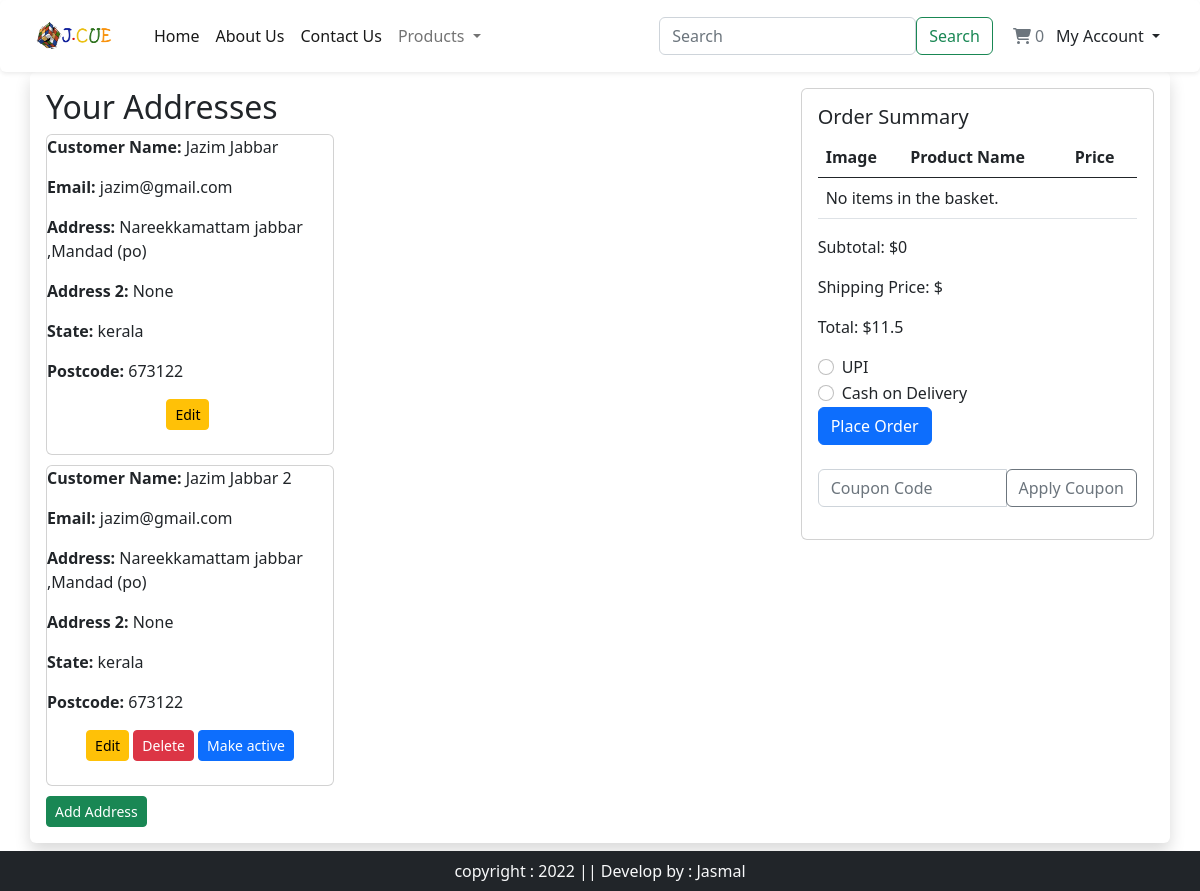
The page /payment/payment/address/ (signed in) on the database its author committed.
### payment/models.py (models this page shows, shortened)
class Address(models.Model):
    user = models.ForeignKey(User, on_delete=models.CASCADE)
    full_name = models.CharField(max_length=50, null=True, blank=True)
    address1 = models.CharField(max_length=250, null=True, blank=True)
    address2 = models.CharField(max_length=250, null=True, blank=True)
    city = models.CharField(max_length=100, null=True, blank=True)
    phone = models.CharField(max_length=100, null=True, blank=True)
    post_code = models.CharField(max_length=20, null=True, blank=True)
    flag = models.BooleanField(default=False)
    class Meta:
        verbose_name_plural = "Addresses"

### basket/models.py (models this page shows, shortened)
class Cart(models.Model):
    user = models.OneToOneField(User, on_delete=models.CASCADE)
    items = models.ManyToManyField(CartItem)
    def get_total_price(self):
        subtotal = self.get_subtotal_price()
        shipping_price = Decimal(str(self.get_shipping_price()))  # Convert to Decimal
        total = subtotal + shipping_price
        print(f"Cart total: {total}")
        return total
    def get_subtotal_price(self):
        subtotal = sum(item.subtotal_price for item in self.items.all())
        print(f"Calculated subtotal: {subtotal}")
        return subtotal
    def get_shipping_price(self):
        return Decimal('11.5')

### payment/views.py (the view, shortened to what this page needs)
# urls.py: path('payment/address/', BasketView, name='basket_view'),
@login_required
def BasketView(request):
    billing_address = Address.objects.filter(user=request.user)
    return render(request, "payment/address.html", {"billing_address": billing_address})

### acount/context_processor.py (called while the page is built)
def categories(request):
    cat = Category.objects.all()
    return {'cat': cat}

### basket/basket.py (called while the page is built)
    def restore_session_data(self):
        if self.user.is_authenticated:
            print(f"User: {self.user}")
            cart, created = Cart.objects.get_or_create(user=self.user)
            self.user.cart = cart  # Associate the Cart instance with the user
            print(f"User Cart: {self.user.cart}")

    def get_total_price(self):
        if self.user.is_authenticated:
            return self.user.cart.get_total_price()
        else:
            return sum(
                Decimal(item["price"]) * item["qty"] for item in self.basket.values()
            )

    def get_subtotal_price(self):
        if self.user.is_authenticated:
            return self.user.cart.get_subtotal_price()
        else:
            return sum(
                Decimal(item["price"]) * item["qty"] for item in self.basket.values()
            )

    @property
    def items(self):
        if self.user:
            return CartItem.objects.filter(user=self.user)
        else:
            return []

    def __len__(self):
        return len(self.items)

### basket/context_processors.py (called while the page is built)
def basket(request):
    return {'basket':Basket(request)}

### templates/payment/address.html (shortened to what this page needs)
{% extends "app/base.html" %}
{% load static %}
{% block main-content %}
<div class="container shadow p-3 mb-5 bg-white rounded">
  <div class="row">
    <div class="col-md-8">
      <h2>Your Addresses</h2>
      <div class="col-md-12">
        {% for address in billing_address %}
        <div class="card d-flex justify-content-between align-items-center" style="width: 18rem; margin-bottom: 10px;">
          <div>
            <p><strong>Customer Name:</strong> {{ address.full_name }}</p>
            <p><strong>Email:</strong> {{ address.user.email }}</p>
            <p><strong>Address:</strong> {{ address.address1 }}</p>
            <p><strong>Address 2:</strong> {{ address.address2 }}</p>
            <p><strong>State:</strong> {{ address.city }}</p>
            <p><strong>Postcode:</strong> {{ address.post_code }}</p>
          </div>
          <div class="d-flex">
            <a href="{% url 'payment:edit_address' address.id  %}" class="btn btn-warning btn-sm">Edit</a>
            {% if not address.flag %}
            <a href="{% url 'payment:delete_address' address.id %}" class="btn btn-danger btn-sm">Delete</a>
            <a href="{% url 'payment:address_active' address.id  %}" class="btn btn-primary btn-sm">Make active</a>
            {% endif %}
          </div>
          <br>
        </div>
        {% endfor %}
        <a href="{% url 'payment:add_address' %}" class="btn btn-success btn-sm">Add Address</a>
      </div>
    </div>
    <div class="col-md-4">
      <div class="card">
        <div class="card-body">
          <h5 class="card-title">Order Summary</h5>
          <table class="table ">
            <thead>
              <tr>
                <th scope="col">Image</th>
                <th scope="col">Product Name</th>
                <th scope="col">Price</th>
              </tr>
            </thead>
            <tbody>
              {% for item in basket %}
              {% with product=item.product %}
              <tr>
                <td>
                  <img class="img-fluid mx-auto d-block" alt="Product Image" src="{{ product.image1.url }}"
                    style="max-width: 50px; max-height: 50px;">
                </td>
                <td>
                  <p>{{ product.title }}</p>
                </td>
                <td>
                  <p> ₹{{ product.price }}</p>
                </td>
              </tr>
              {% endwith %}
              {% empty %}
              <tr>
                <td colspan="4">No items in the basket.</td>
              </tr>
              {% endfor %}
            </tbody>
          </table>
          <p>Subtotal: ${{ basket.get_subtotal_price }}</p>
          <p>Shipping Price: ${{basket.shipping_price}}</p>
          <p>Total: ${{ basket.get_total_price }}</p>
          <form action="{% url 'payment:address' %}" method="post">
            <div class="form-check">
              <input type="radio" class="form-check-input" id="bankPayment" name="paymentMethod" value="UPI">
              <label class="form-check-label" for="bankPayment">UPI</label>
            </div>
            <div class="form-check">
              <input type="radio" class="form-check-input" id="codPayment" name="paymentMethod" value="cod">
              <label class="form-check-label" for="codPayment">Cash on Delivery</label>
            </div>
            <button type="submit" class="btn btn-primary btn-block">Place Order</button>
          </form>
          <br>
          <div class="input-group mb-3">
            <input type="text" class="form-control" placeholder="Coupon Code" aria-label="Coupon Code"
              aria-describedby="applyCoupon">
            <div class="input-group-append">
              <button class="btn btn-outline-secondary" type="button" id="applyCoupon">Apply Coupon</button>
            </div>
          </div>
        </div>
      </div>
    </div>
  </div>
</div>
{% endblock %}

### rows shown on the page
Address: full_name "Jazim Jabbar", user.email "jazim@gmail.com", address1 "Nareekkamattam jabbar ,Mandad (po)", address2 "None", city "kerala", post_code "673122"
Address: full_name "Jazim Jabbar 2", user.email "jazim@gmail.com", address1 "Nareekkamattam jabbar ,Mandad (po)", address2 "None", city "kerala", post_code "673122", flag "Delete"

### other values the page prints
{{ basket.get_subtotal_price }} "0"
{{ basket.get_total_price }} "11.5"
